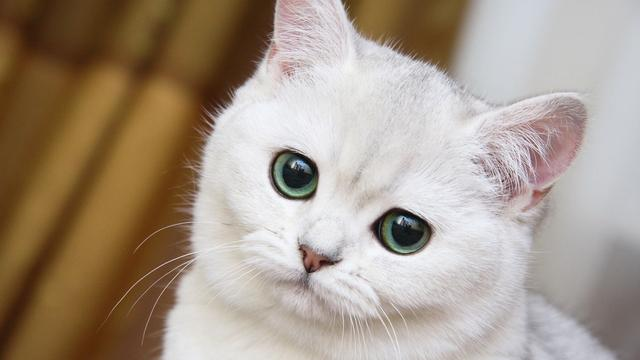
//> input picture opencv_function/image_encode/cat.jpg, 640 x 360 px
$ ./main   (built with g++ and OpenCV 4)
//> lines starting //> are read from the running program, lines starting //| are printed output that depends on the picture
#include <iostream>
#include <opencv2/opencv.hpp>
#include <sys/time.h>

using namespace std;
using namespace cv;

static int64_t get_time_interval(void)
{
	struct timeval t_curr;
    const static timeval t_start = {0};
	gettimeofday(&t_curr, NULL);
	return  (t_curr.tv_sec * 1000) + (t_curr.tv_usec / 1000) - ((t_start.tv_sec * 1000) + (t_start.tv_usec / 1000));
}

double getPSNR(Mat& src1, Mat& src2, int bb=0)
{
	int i, j;
	double sse, mse, psnr;
	sse = 0.0;
	Mat s1, s2;
	cvtColor(src1, s1, CV_BGR2GRAY);
	cvtColor(src2, s2, CV_BGR2GRAY);
	int count = 0;
	for (j = bb; j < s1.rows - bb; j++)
	{
		uchar* d = s1.ptr(j);
		uchar* s = s2.ptr(j);
		for (i = bb; i < s1.cols - bb; i++)
		{
			sse += ((d[i] - s[i]) * (d[i] - s[i]));
			count++;
		}
	}
	if (sse == 0.0 || count == 0)
	{
		return 0;
	}
	else
	{
		mse = sse / (double)(count);
		psnr = 10.0 * log10((255 * 255) / mse);
		return psnr;
	}
}

int main(int argc, char* argv)
{
	Mat src = imread("../cat.jpg"); // 读入一张图片
//> src is the input picture: 360 rows x 640 cols, CV_8UC3; mean B, G, R 138, 152.5, 167
	vector<uchar> buff; // 编码后的缓存
	vector<int> param = vector<int>(2);
	param[0] = CV_IMWRITE_JPEG_QUALITY; // 写质量
	param[1] = 10; // default(95) 0-100 // 数值越大，质量越好

    int64_t beg_time = get_time_interval();
    for(int i = 0; i < 100; i++)
    {
        imencode(".jpg", src, buff, param);
    }
//> after the loop, buff = 6699 values, max 255 at index 0, min 0 at index 4, mean 95.85
    int64_t end_time = get_time_interval();
    cout << "encode cast time: " << end_time - beg_time << endl;

    Mat jpegimage = imdecode(Mat(buff), CV_LOAD_IMAGE_COLOR);
    double psnr = getPSNR(src, jpegimage); // get PSNR
//> in getPSNR, `cvtColor(src1, s1, CV_BGR2GRAY);`:
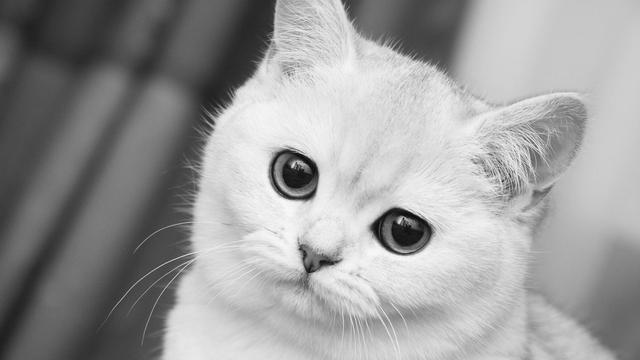
//> s1: 360 rows x 640 cols, CV_8UC1; min 3, max 252, mean 155.2
//> the loop in getPSNR, `for (j = bb; j < s1.rows - bb; j++)` made 360 passes
//> (sse, count) on passes 1 to 3: (19198, 640), (35030, 1280), (49185, 1920)
//> after the loop in getPSNR, `for (j = bb; j < s1.rows - bb; j++)`: sse = 10930487; count = 230400
//> in getPSNR, `mse = sse / (double)(count);`: mse = 47.44
//> in getPSNR, `psnr = 10.0 * log10((255 * 255) / mse);`: psnr = 31.37
//> psnr = 31.37
    cout << "psnr: " <<  psnr << endl;
//| psnr: 31.3692
    imwrite("encode.jpg", jpegimage);
	return 0;
}
